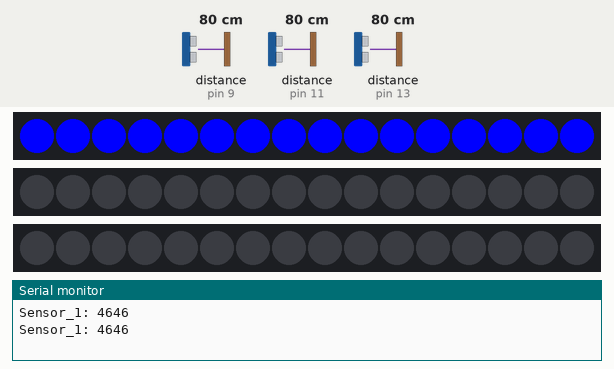
The sketch below on a simulated Arduino Uno, built with avr-gcc and run on an emulated ATmega328P. On the bench: 3 × 16 RGB LEDs in strip order, left to right, the last lines printed to the serial monitor. Wiring (inferred from the names in the program): 3 × ultrasonic range finder: trigger pin 8, echo pin 9 / trigger pin 10, echo pin 11 / trigger pin 12, echo pin 13. The inputs (shaded band) are chosen by the test bench; at power-on: distance to the obstacle (sensors on pin 9, pin 13, pin 11) 80 cm. The echo pulse lasts 58.3 µs per cm.

Above: at 1.2 s.
1.3 s: distance to the obstacle (sensor on pin 9) set to 2 cm
At 1.9 s:
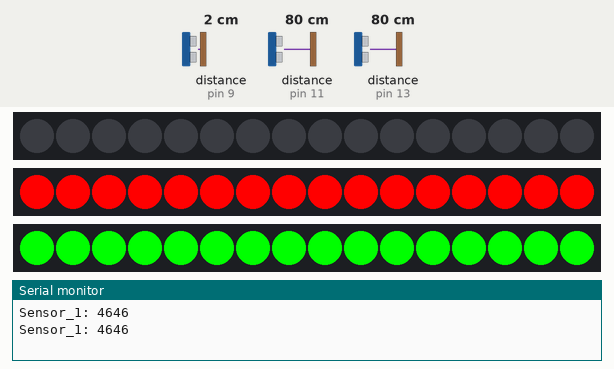
2.9 s: distance to the obstacle (sensor on pin 13) set to 2 cm
4.4 s: distance to the obstacle (sensor on pin 13) set to 120 cm
5.9 s: distance to the obstacle (sensor on pin 9) set to 60 cm
At 6.49 s:
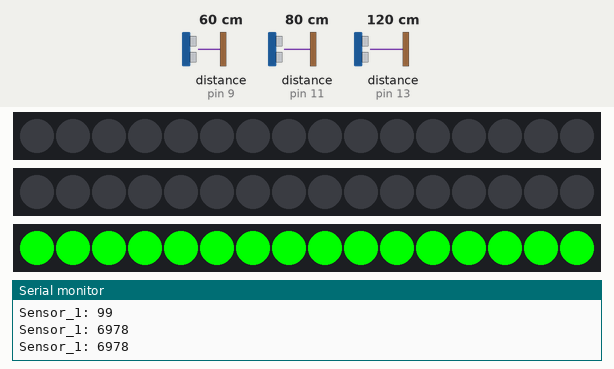
7.4 s: distance to the obstacle (sensor on pin 11) set to 18 cm
At 7.67 s:
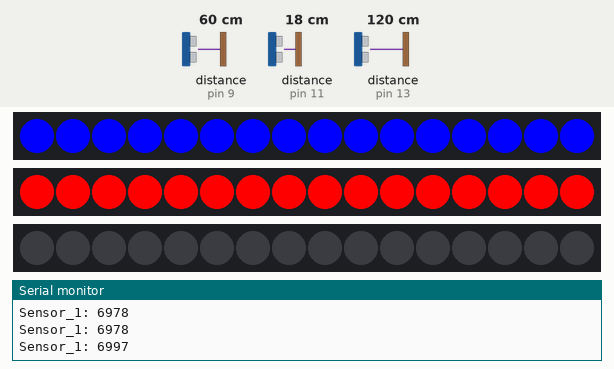
8.9 s: distance to the obstacle (sensor on pin 11) set to 2 cm
At 9.07 s:
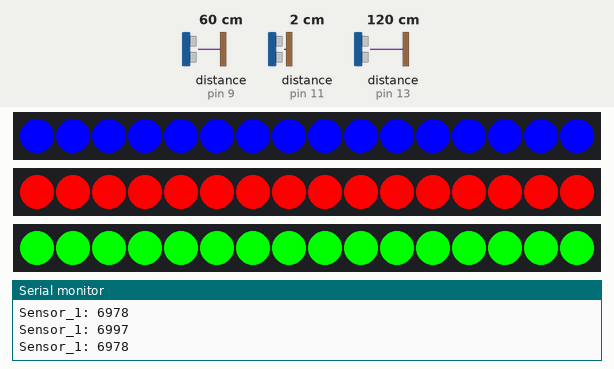

The sketch:

Neopixel_Blink_Distance_State.ino
```cpp
#include <Adafruit_NeoPixel.h>

//define NeoPixel Pins and Number of LEDs
#define PIN4 4
#define PIN2 2
#define PIN3 3
#define NUM_LEDS 16

//create NeoPixel strips
Adafruit_NeoPixel strip1 = Adafruit_NeoPixel(NUM_LEDS, PIN4, NEO_GRB + NEO_KHZ800);
Adafruit_NeoPixel strip2 = Adafruit_NeoPixel(NUM_LEDS, PIN2, NEO_GRB + NEO_KHZ800);
Adafruit_NeoPixel strip3 = Adafruit_NeoPixel(NUM_LEDS, PIN3, NEO_GRB + NEO_KHZ800);

unsigned long previousMillis1 = 0;
unsigned long previousMillis2 = 0;
unsigned long previousMillis3 = 0;

int ledState1, ledState2, ledState3 = 0;
int trigPin1 = 12;    // Trigger
int echoPin1 = 13;    // Echo
long duration1;
int delay1;

int trigPin2 = 10;    // Trigger
int echoPin2 = 11;    // Echo
long duration2;
int delay2;

int trigPin3 = 8;    // Trigger
int echoPin3 = 9;    // Echo
long duration3;
int delay3;

int nextTime1 = 10;  // Do this every 10 milliseconds
int nextTime2 = 20;  // Do this every 20 milliseconds
int nextTime3 = 30;  // Do this every 30 milliseconds

int nextSerialTime1 = 1000;
int nextSerialTime2 = 1000;
int nextSerialTime3 = 1000;


long int goTime1, goTime2, goTime3, serialTime1, serialTime2, serialTime3;

const int numReadings = 10;

int readings[numReadings];      // the readings from the analog input
int readIndex = 0;              // the index of the current reading
int total = 0;                  // the running total
int average = 0;                // the average


void setup() {
  pinMode(trigPin1, OUTPUT);
  pinMode(echoPin1, INPUT);
  // start the strip1 and blank it out
  strip1.begin();
  strip1.show();
  pinMode(trigPin2, OUTPUT);
  pinMode(echoPin2, INPUT);
  // start the strip1 and blank it out
  strip2.begin();
  strip2.show();
  pinMode(trigPin3, OUTPUT);
  pinMode(echoPin3, INPUT);
  // start the strip1 and blank it out
  strip3.begin();
  strip3.show();

  goTime1 = millis();
  goTime2 = millis();
  goTime3 = millis();

  serialTime1 = millis();
  serialTime2 = millis();
  serialTime3 = millis();

  Serial.begin(9600);
}

void loop() {
  if(millis() >= goTime1) {
    functionGo1();
    if (millis() >= serialTime1) {
      Serial.print("Sensor_1: ");
      Serial.print(duration1);
//      Serial.print(map (duration1, 400, 13000, 0, 100));
      Serial.println();
      serialTime1 = millis() + nextSerialTime1;
    }
  }

  if(millis() >= goTime2) {
    functionGo2();
//    if (millis() >= serialTime2) {
//      Serial.begin(9600);
//      Serial.print("Sensor_2: ");
////      Serial.print(duration2);
//      Serial.print(map (duration2, 450, 27000, 0, 100));
//      Serial.println();
//      Serial.end();
//      serialTime2 = millis() + nextSerialTime2;
//    }
  }

  if(millis() >= goTime3) {
    functionGo3();
//    if (millis() >= serialTime3) {
//      Serial.begin(9600);
//      Serial.print("Sensor_3: ");
////      Serial.print(duration3);
//      Serial.print(map (duration3, 270, 27000, 0, 100));
//      Serial.println();
//      Serial.end();
//      serialTime3 = millis() + nextSerialTime3;
//    }
  }
}

// Ring 1
void functionGo1 () {
  digitalWrite(trigPin1, LOW);
  delayMicroseconds(5);
  digitalWrite(trigPin1, HIGH);
  delayMicroseconds(10);
  digitalWrite(trigPin1, LOW);

  duration1 = pulseIn(echoPin1, HIGH);
  delay1 = map (duration1, 500, 142000, 30, 3000);
  unsigned long currentMillis1 = millis();

  if (currentMillis1 - previousMillis1 >= delay1) {
    // save the last time you blinked the LED
    previousMillis1 = currentMillis1;

    // if the LED is off turn it on and vice-versa:
    if (ledState1 == 0) {
      ledState1 = 1;
      for(int i = 0; i < NUM_LEDS; i++ ) {
        strip1.setPixelColor(i, 0, 0, 255);
      }
      strip1.show();
    } else {
      ledState1 = 0;
      for(int i = 0; i < NUM_LEDS; i++ ) {
        strip1.setPixelColor(i, 0, 0, 0);
      }
      strip1.show();
    }
  } goTime1 = millis() + nextTime1;
}

// Ring 2
void functionGo2 () {
  digitalWrite(trigPin2, LOW);
  delayMicroseconds(5);
  digitalWrite(trigPin2, HIGH);
  delayMicroseconds(10);
  digitalWrite(trigPin2, LOW);

  duration2 = pulseIn(echoPin2, HIGH);
  delay2 = map (duration2, 450, 27000, 30, 3000);
  unsigned long currentMillis2 = millis();

  if (currentMillis2 - previousMillis2 >= delay2) {
    // save the last time you blinked the LED
    previousMillis2 = currentMillis2;

    // if the LED is off turn it on and vice-versa:
    if (ledState2 == 0) {
      ledState2 = 1;
      for(int i = 0; i < NUM_LEDS; i++ ) {
        strip2.setPixelColor(i, 255, 0, 0);
      }
      strip2.show();
    } else {
      ledState2 = 0;
      for(int i = 0; i < NUM_LEDS; i++ ) {
        strip2.setPixelColor(i, 0, 0, 0);
      }
      strip2.show();
    }
  } goTime2 = millis() + nextTime2;
}

// Ring 3
void functionGo3 () {
  digitalWrite(trigPin3, LOW);
  delayMicroseconds(5);
  digitalWrite(trigPin3, HIGH);
  delayMicroseconds(10);
  digitalWrite(trigPin3, LOW);

  duration3 = pulseIn(echoPin3, HIGH);
  delay3 = map (duration3, 270, 27000, 30, 3000);
  unsigned long currentMillis3 = millis();

  if (currentMillis3 - previousMillis3 >= delay3) {
    // save the last time you blinked the LED
    previousMillis3 = currentMillis3;

    // if the LED is off turn it on and vice-versa:
    if (ledState3 == 0) {
      ledState3 = 1;
      for(int i = 0; i < NUM_LEDS; i++ ) {
        strip3.setPixelColor(i, 0, 255, 0);
      }
      strip3.show();
    } else {
      ledState3 = 0;
      for(int i = 0; i < NUM_LEDS; i++ ) {
        strip3.setPixelColor(i, 0, 0, 0);
      }
      strip3.show();
    }
  } goTime3 = millis() + nextTime3;
}
```
